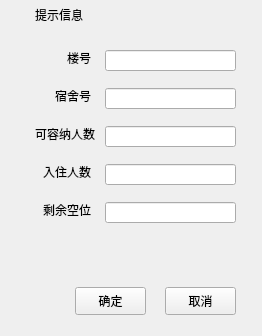
<?xml version="1.0" encoding="UTF-8"?>
<ui version="4.0">
 <class>Sbox</class>
 <widget class="QWidget" name="Sbox">
  <property name="geometry">
   <rect>
    <x>0</x>
    <y>0</y>
    <width>262</width>
    <height>336</height>
   </rect>
  </property>
  <property name="windowTitle">
   <string>宿舍信息盒</string>
  </property>
  <property name="windowIcon">
   <iconset>
    <normaloff>../../收藏夹/iCloud Photos/Downloads/2019/IMG_0574.PNG</normaloff>../../收藏夹/iCloud Photos/Downloads/2019/IMG_0574.PNG</iconset>
  </property>
  <widget class="QLabel" name="msg">
   <property name="geometry">
    <rect>
     <x>35</x>
     <y>7</y>
     <width>201</width>
     <height>16</height>
    </rect>
   </property>
   <property name="text">
    <string>提示信息</string>
   </property>
  </widget>
  <widget class="QLabel" name="label_3">
   <property name="geometry">
    <rect>
     <x>20</x>
     <y>126</y>
     <width>75</width>
     <height>16</height>
    </rect>
   </property>
   <property name="text">
    <string>可容纳人数</string>
   </property>
   <property name="alignment">
    <set>Qt::AlignRight|Qt::AlignTrailing|Qt::AlignVCenter</set>
   </property>
  </widget>
  <widget class="QLineEdit" name="C_nEdit">
   <property name="geometry">
    <rect>
     <x>105</x>
     <y>202</y>
     <width>131</width>
     <height>21</height>
    </rect>
   </property>
   <property name="clearButtonEnabled">
    <bool>true</bool>
   </property>
  </widget>
  <widget class="QPushButton" name="okButton">
   <property name="geometry">
    <rect>
     <x>75</x>
     <y>287</y>
     <width>71</width>
     <height>28</height>
    </rect>
   </property>
   <property name="text">
    <string>确定</string>
   </property>
  </widget>
  <widget class="QLabel" name="label_5">
   <property name="geometry">
    <rect>
     <x>20</x>
     <y>202</y>
     <width>71</width>
     <height>16</height>
    </rect>
   </property>
   <property name="text">
    <string>剩余空位</string>
   </property>
   <property name="alignment">
    <set>Qt::AlignRight|Qt::AlignTrailing|Qt::AlignVCenter</set>
   </property>
  </widget>
  <widget class="QLineEdit" name="Dordit">
   <property name="geometry">
    <rect>
     <x>105</x>
     <y>50</y>
     <width>131</width>
     <height>21</height>
    </rect>
   </property>
   <property name="readOnly">
    <bool>false</bool>
   </property>
   <property name="clearButtonEnabled">
    <bool>true</bool>
   </property>
  </widget>
  <widget class="QLineEdit" name="L_nEdit">
   <property name="geometry">
    <rect>
     <x>105</x>
     <y>164</y>
     <width>131</width>
     <height>21</height>
    </rect>
   </property>
   <property name="clearButtonEnabled">
    <bool>true</bool>
   </property>
  </widget>
  <widget class="QLineEdit" name="K_nEdit">
   <property name="geometry">
    <rect>
     <x>105</x>
     <y>126</y>
     <width>131</width>
     <height>21</height>
    </rect>
   </property>
   <property name="clearButtonEnabled">
    <bool>true</bool>
   </property>
  </widget>
  <widget class="QPushButton" name="cancelButton">
   <property name="geometry">
    <rect>
     <x>165</x>
     <y>287</y>
     <width>71</width>
     <height>28</height>
    </rect>
   </property>
   <property name="text">
    <string>取消</string>
   </property>
  </widget>
  <widget class="QLabel" name="label_4">
   <property name="geometry">
    <rect>
     <x>20</x>
     <y>164</y>
     <width>71</width>
     <height>16</height>
    </rect>
   </property>
   <property name="text">
    <string>入住人数</string>
   </property>
   <property name="alignment">
    <set>Qt::AlignRight|Qt::AlignTrailing|Qt::AlignVCenter</set>
   </property>
  </widget>
  <widget class="QLineEdit" name="DIDEdit">
   <property name="geometry">
    <rect>
     <x>105</x>
     <y>88</y>
     <width>131</width>
     <height>21</height>
    </rect>
   </property>
   <property name="clearButtonEnabled">
    <bool>true</bool>
   </property>
  </widget>
  <widget class="QLabel" name="label_2">
   <property name="geometry">
    <rect>
     <x>20</x>
     <y>88</y>
     <width>71</width>
     <height>16</height>
    </rect>
   </property>
   <property name="text">
    <string>宿舍号</string>
   </property>
   <property name="alignment">
    <set>Qt::AlignRight|Qt::AlignTrailing|Qt::AlignVCenter</set>
   </property>
  </widget>
  <widget class="QLabel" name="label">
   <property name="geometry">
    <rect>
     <x>20</x>
     <y>50</y>
     <width>71</width>
     <height>16</height>
    </rect>
   </property>
   <property name="layoutDirection">
    <enum>Qt::LeftToRight</enum>
   </property>
   <property name="text">
    <string>楼号</string>
   </property>
   <property name="alignment">
    <set>Qt::AlignRight|Qt::AlignTrailing|Qt::AlignVCenter</set>
   </property>
  </widget>
 </widget>
 <resources/>
 <connections/>
</ui>
